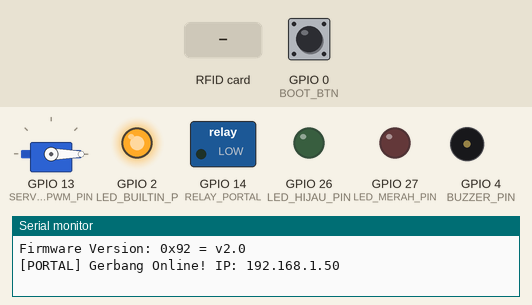
This sketch was run on a simulated ESP32. Shown: servo, switched loads named in the sketch (green lamp = pin HIGH), output pins drawn as LEDs (lit = HIGH), buzzer (waves = sounding, pin HIGH), the last lines printed to the serial monitor. Wiring (inferred from the names in the program): servo: signal GPIO 13. The inputs (shaded band) are chosen by the test bench; at power-on: GPIO 0 (BOOT_BTN) HIGH. WiFi joins after 1.5 s; servers stay silent unless stated; uploads are accepted with an empty reply; EEPROM starts erased; servo pulses on a pin are drawn as a servo (544–2400 µs = 0–180°); pins used as bus, display or sensor lines are not drawn.

Above: at 4.2 s.
4.3 s: RFID card 5E 7A 19 C4 held to the reader
At 4.68 s:
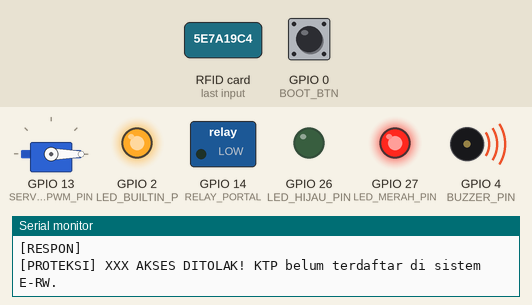
At 6.4 s:
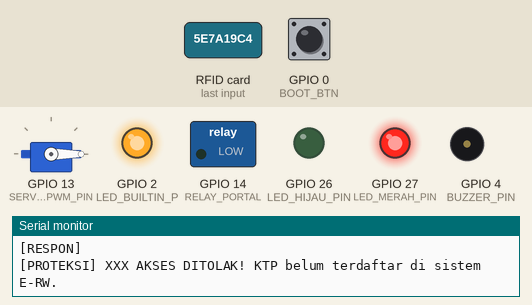
7.3 s: GPIO 0 (BOOT_BTN) pulled LOW for 0.15 s
At 7.49 s:
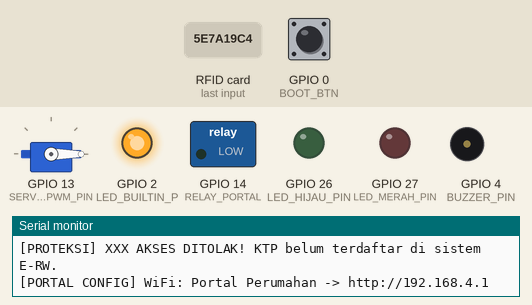
Timing chart, 0 to 10.3 s (numbered marks = the images above; inputs shaded):
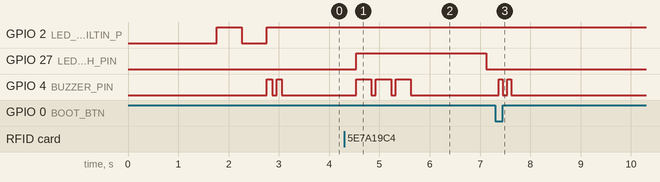

The sketch:

2_esp32_portal_perumahan.ino
```cpp
/*
 =========================================================================================
  FOLDER 2: ESP32 PORTAL PERUMAHAN OTOMATIS (AKSES & PROTEKSI e-KTP)
 =========================================================================================
  Fungsi:
  - Dipasang di gerbang / portal perumahan (ESP32 + RC-522 + Servo / Relay + LED + Buzzer).
  - Saat warga menempelkan e-KTP:
    1. Mengirim UID ke server E-RW (POST /api/iot/rfid/tap).
    2. JIKA TERDAFTAR (HTTP 200 & "buka_portal":true):
       -> Lampu Hijau ON, Buzzer bunyi 2x singkat, Portal TERBUKA selama 4 detik lalu menutup.
    3. JIKA BELUM TERDAFTAR (HTTP 403 & "buka_portal":false):
       -> AKSES DITOLAK! Lampu Merah ON, Buzzer bunyi alarm 3x panjang, Portal TETAP TERKUNCI.
  - Dilengkapi Captive Portal Web Configurator (WiFi: "Portal Perumahan") untuk atur WiFi.
 =========================================================================================
*/

#include <WiFi.h>
#include <WebServer.h>
#include <DNSServer.h>
#include <Preferences.h>
#include <HTTPClient.h>
#include <WiFiClientSecure.h>
#include <SPI.h>
#include <MFRC522.h>

// ========== PINOUT PORTAL PERUMAHAN ==========
#define SS_PIN        5
#define RST_PIN       22
#define BUZZER_PIN    4
#define LED_BUILTIN_P 2
#define LED_HIJAU_PIN 26  // Indikator Akses Diterima (Portal Terbuka)
#define LED_MERAH_PIN 27  // Indikator Akses Ditolak (KTP Tidak Terdaftar)
#define RELAY_PORTAL  14  // Relay / Sinyal buka palang pintu (HIGH = Buka)
#define SERVO_PWM_PIN 13  // Opsional: Servo PWM (50Hz) untuk palang mini
#define BOOT_BTN      0

MFRC522 rfid(SS_PIN, RST_PIN);
Preferences prefs;
DNSServer dnsServer;
WebServer server(80);

const byte DNS_PORT = 53;
IPAddress apIP(192, 168, 4, 1);
IPAddress netMsk(255, 255, 255, 0);

String configSsid     = "Siti Aniroh-2G";
String configPass     = "ridzigoblokidiotmatiajalu";
String configEndpoint = "https://e-rw.unique-monsters.my.id/api/iot/rfid/tap";
String configDeviceId = "esp32-portal-gerbang-01";

bool inConfigMode = false;
String lastUidScanned = "";
unsigned long lastScanTime = 0;
const unsigned long SCAN_COOLDOWN_MS = 3000;

void beep(int durationMs, int count = 1) {
  if (BUZZER_PIN < 0) return;
  for (int i = 0; i < count; i++) {
    digitalWrite(BUZZER_PIN, HIGH);
    delay(durationMs);
    digitalWrite(BUZZER_PIN, LOW);
    if (count > 1 && i < count - 1) delay(90);
  }
}

// Kontrol sudut servo sederhana via LEDC (kompatibel ESP32 Core 2.x & 3.x tanpa library tambahan)
void gerakkanPalangServo(int sudut) {
  int pulseUs = map(sudut, 0, 180, 500, 2400);
  // Software pulse 20x (400ms) agar kompatibel di semua versi ESP32 Arduino Core
  for (int i = 0; i < 20; i++) {
    digitalWrite(SERVO_PWM_PIN, HIGH);
    delayMicroseconds(pulseUs);
    digitalWrite(SERVO_PWM_PIN, LOW);
    delay(20 - (pulseUs / 1000));
  }
}

void bukaPortalPerumahan() {
  Serial.println("[PORTAL] >>> AKSES DITERIMA! Membuka Palang Pintu Perumahan...");
  digitalWrite(LED_MERAH_PIN, LOW);
  digitalWrite(LED_HIJAU_PIN, HIGH);
  digitalWrite(RELAY_PORTAL, HIGH);
  beep(80, 2);
  gerakkanPalangServo(90); // Buka palang 90 derajat

  delay(4000); // Portal terbuka selama 4 detik

  Serial.println("[PORTAL] <<< Menutup kembali Palang Pintu Perumahan.");
  gerakkanPalangServo(0);  // Tutup kembali ke 0 derajat
  digitalWrite(RELAY_PORTAL, LOW);
  digitalWrite(LED_HIJAU_PIN, LOW);
}

void tolakAksesPortal() {
  Serial.println("[PROTEKSI] XXX AKSES DITOLAK! KTP belum terdaftar di sistem E-RW.");
  digitalWrite(LED_HIJAU_PIN, LOW);
  digitalWrite(RELAY_PORTAL, LOW);
  digitalWrite(LED_MERAH_PIN, HIGH);
  beep(300, 3); // Alarm penolakan 3x panjang
  delay(1500);
  digitalWrite(LED_MERAH_PIN, LOW);
}

String getHtmlPage() {
  String html = R"rawliteral(
<!DOCTYPE html>
<html lang="id">
<head>
  <meta charset="UTF-8">
  <meta name="viewport" content="width=device-width, initial-scale=1.0">
  <title>Portal Perumahan Config</title>
  <style>
    * { box-sizing: border-box; margin: 0; padding: 0; font-family: sans-serif; }
    body { background: #f1f5f9; padding: 20px; display: flex; justify-content: center; }
    .card { background: #fff; border-radius: 18px; padding: 24px; width: 100%; max-width: 420px; box-shadow: 0 8px 20px rgba(0,0,0,0.08); }
    h2 { color: #0f766e; text-align: center; margin-bottom: 16px; }
    label { display: block; font-size: 0.8rem; font-weight: 700; margin: 10px 0 4px; color: #475569; }
    input { width: 100%; padding: 10px; border: 1.5px solid #cbd5e1; border-radius: 8px; }
    button { width: 100%; padding: 12px; background: #0f766e; color: #fff; border: none; border-radius: 10px; font-weight: 700; margin-top: 16px; cursor: pointer; }
  </style>
</head>
<body>
  <div class="card">
    <h2>&#128679; Portal Perumahan E-RW</h2>
    <form method="POST" action="/save">
      <label>Nama WiFi / Hotspot HP:</label><input type="text" name="ssid" value=")rawliteral" + configSsid + R"rawliteral(" required>
      <label>Password WiFi / Hotspot:</label><input type="password" name="pass" value=")rawliteral" + configPass + R"rawliteral(">
      <label>URL API Verifikasi Portal:</label><input type="text" name="endpoint" value=")rawliteral" + configEndpoint + R"rawliteral(" required>
      <label>ID Gerbang / Device ID:</label><input type="text" name="device_id" value=")rawliteral" + configDeviceId + R"rawliteral(" required>
      <button type="submit">SIMPAN &amp; AKTIFKAN PORTAL</button>
    </form>
  </div>
</body>
</html>
)rawliteral";
  return html;
}

void handleRoot() { server.send(200, "text/html", getHtmlPage()); }
void handleRedirect() { server.sendHeader("Location", "http://192.168.4.1/", true); server.send(302, "text/plain", ""); }

void handleSave() {
  if (server.hasArg("ssid")) configSsid = server.arg("ssid");
  if (server.hasArg("pass")) configPass = server.arg("pass");
  if (server.hasArg("endpoint")) configEndpoint = server.arg("endpoint");
  if (server.hasArg("device_id")) configDeviceId = server.arg("device_id");

  prefs.begin("portal_cfg", false);
  prefs.putString("ssid", configSsid);
  prefs.putString("pass", configPass);
  prefs.putString("endpoint", configEndpoint);
  prefs.putString("devid", configDeviceId);
  prefs.end();

  server.send(200, "text/html", "<h3>Konfigurasi Portal Tersimpan! Rebooting...</h3>");
  delay(1200);
  ESP.restart();
}

void startCaptivePortal() {
  inConfigMode = true;
  WiFi.disconnect();
  WiFi.mode(WIFI_AP);
  WiFi.softAPConfig(apIP, apIP, netMsk);
  WiFi.softAP("Portal Perumahan");
  Serial.println("[PORTAL CONFIG] WiFi: Portal Perumahan -> http://192.168.4.1");

  dnsServer.setErrorReplyCode(DNSReplyCode::NoError);
  dnsServer.start(DNS_PORT, "*", apIP);
  server.on("/", handleRoot);
  server.on("/save", HTTP_POST, handleSave);
  server.on("/generate_204", handleRoot);
  server.on("/hotspot-detect.html", handleRoot);
  server.onNotFound(handleRedirect);
  server.begin();
  beep(80, 2);
}

void cekAksesPortal(String uid) {
  WiFiClientSecure client;
  client.setInsecure();
  HTTPClient http;

  if (http.begin(client, configEndpoint)) {
    http.addHeader("Content-Type", "application/json");
    http.addHeader("Accept", "application/json");
    http.setTimeout(10000);

    String payload = "{\"rfid_uid\":\"" + uid + "\",\"device_id\":\"" + configDeviceId + "\"}";
    int httpCode = http.POST(payload);
    String response = (httpCode > 0) ? http.getString() : "";

    Serial.printf("[GERBANG] UID: %s | HTTP: %d\n", uid.c_str(), httpCode);
    Serial.println("[RESPON] " + response);

    if (httpCode == 200 && (response.indexOf("\"buka_portal\":true") >= 0 || response.indexOf("\"access_granted\":true") >= 0)) {
      bukaPortalPerumahan();
    } else {
      tolakAksesPortal();
    }
    http.end();
  }
}

void setup() {
  Serial.begin(115200);
  delay(800);
  pinMode(LED_BUILTIN_P, OUTPUT);
  pinMode(LED_HIJAU_PIN, OUTPUT);
  pinMode(LED_MERAH_PIN, OUTPUT);
  pinMode(RELAY_PORTAL, OUTPUT);
  pinMode(SERVO_PWM_PIN, OUTPUT);
  pinMode(BOOT_BTN, INPUT_PULLUP);
  if (BUZZER_PIN >= 0) { pinMode(BUZZER_PIN, OUTPUT); digitalWrite(BUZZER_PIN, LOW); }

  digitalWrite(LED_HIJAU_PIN, LOW);
  digitalWrite(LED_MERAH_PIN, LOW);
  digitalWrite(RELAY_PORTAL, LOW);
  gerakkanPalangServo(0);

  prefs.begin("portal_cfg", true);
  configSsid     = prefs.getString("ssid", configSsid);
  configPass     = prefs.getString("pass", configPass);
  configEndpoint = prefs.getString("endpoint", configEndpoint);
  configDeviceId = prefs.getString("devid", configDeviceId);
  prefs.end();

  SPI.begin();
  rfid.PCD_Init();
  rfid.PCD_DumpVersionToSerial();

  if (digitalRead(BOOT_BTN) == LOW || configSsid == "") {
    startCaptivePortal();
    return;
  }

  WiFi.mode(WIFI_STA);
  WiFi.begin(configSsid.c_str(), configPass.c_str());
  int retry = 0;
  while (WiFi.status() != WL_CONNECTED && retry < 25) {
    delay(500);
    digitalWrite(LED_BUILTIN_P, !digitalRead(LED_BUILTIN_P));
    retry++;
  }

  if (WiFi.status() == WL_CONNECTED) {
    digitalWrite(LED_BUILTIN_P, HIGH);
    Serial.println("\n[PORTAL] Gerbang Online! IP: " + WiFi.localIP().toString());
    beep(100, 2);
  } else {
    startCaptivePortal();
  }
}

void loop() {
  if (inConfigMode) {
    dnsServer.processNextRequest();
    server.handleClient();
    return;
  }
  if (digitalRead(BOOT_BTN) == LOW) {
    delay(50);
    if (digitalRead(BOOT_BTN) == LOW) { startCaptivePortal(); return; }
  }
  if (WiFi.status() != WL_CONNECTED) { WiFi.reconnect(); delay(2000); return; }
  if (!rfid.PICC_IsNewCardPresent() || !rfid.PICC_ReadCardSerial()) { delay(50); return; }

  String uid = "";
  for (byte i = 0; i < rfid.uid.size; i++) {
    if (rfid.uid.uidByte[i] < 0x10) uid += "0";
    uid += String(rfid.uid.uidByte[i], HEX);
  }
  uid.toUpperCase();

  unsigned long now = millis();
  if (uid == lastUidScanned && (now - lastScanTime < SCAN_COOLDOWN_MS)) {
    rfid.PICC_HaltA(); rfid.PCD_StopCrypto1(); return;
  }
  lastUidScanned = uid;
  lastScanTime = now;

  cekAksesPortal(uid);
  rfid.PICC_HaltA();
  rfid.PCD_StopCrypto1();
  delay(200);
}
```

Measured:
- after the input at 4.3 s, GPIO 27 (LED_MERAH_PIN): LOW → HIGH after 0.24 s, → LOW 2.6 s later; GPIO 4 (BUZZER_PIN): alternates HIGH for 0.30 s and LOW for 0.09 s, 6 changes in all, then stays LOW, starting after 0.24 s
- after the input at 7.3 s, GPIO 4 (BUZZER_PIN): alternates HIGH for 0.08 s and LOW for 0.09 s, 4 changes in all, then stays LOW, starting after 0.07 s
